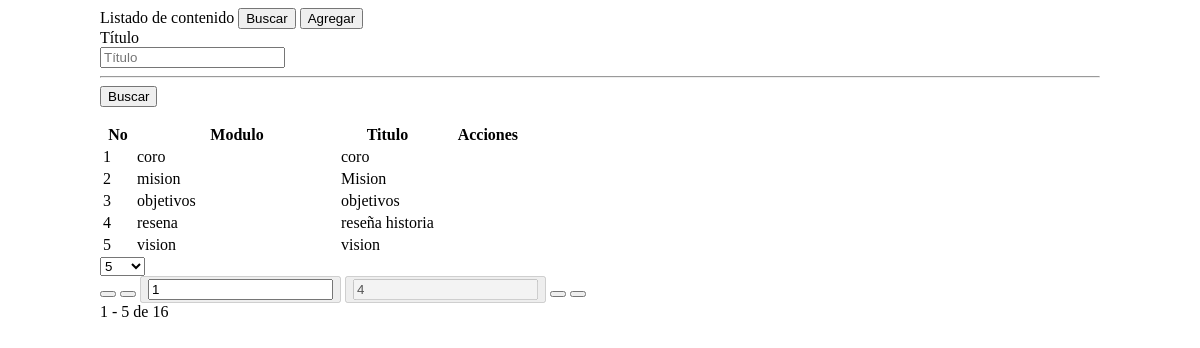
Screenshot of /modulos/contenido/index.php with the database file from the repository.
### tables this page shows
CREATE TABLE `contenido` (
  `id_contenido` int(11) NOT NULL,
  `modulo` varchar(100) NOT NULL,
  `titulo` varchar(100) NOT NULL,
  `contenido` mediumtext NOT NULL
);

### modulos/contenido/listado.php (the view, shortened to what this page needs)
<?php
require_once("conexion.php");
if (isset($_GET['pagina_actual'])) {
    $pagina = $_GET['pagina_actual'];
} else {
    $pagina = 1;
}
if (isset($_GET['num_registros'])) {
    $num_registros = $_GET['num_registros'];
} else {
    $num_registros = 5;
}
$filtros = "";
$sql = "SELECT
            id_contenido, modulo, titulo
            FROM
            contenido c
        WHERE TRUE $filtros
                ";
$sql_cantidad = "SELECT COUNT(*) AS cantidad FROM ( $sql ) AS t
";
$rs_cantidad = mysqli_query($conexion, $sql_cantidad);
$row_cantidad = mysqli_fetch_assoc($rs_cantidad);
$cantidad = $row_cantidad['cantidad'];
$num_paginas = ceil($cantidad / $num_registros);
$inicio = ($pagina - 1) * $num_registros;
$sql .= " ORDER BY titulo LIMIT $inicio, $num_registros  ";
?>
<table class="table table-striped">
    <thead>
        <tr>
            <th style="width: 30px;">No</th>
            <th style="width: 200px;">Modulo</th>
            <th style="">Titulo</th>
            <th style="width: 100px;">Acciones</th>
        </tr>
    </thead>
    <tbody>
        <?php
        $num = $inicio + 1;
        $rs = mysqli_query($conexion, $sql);
        while ($row = mysqli_fetch_assoc($rs)) {
            echo "<tr>";
            echo "<td>$num</td>";
            echo "<td>$row[modulo]</td>";
            echo "<td>$row[titulo]</td>";
            echo "<td class='acciones'>
                    <a href='javascript:;' class='eliminar' onclick='eliminar(\"$row[id_contenido]\")'>
                        <i class='fas fa-trash'></i>
                    </a>
                    <a href='javascript:;' class='modificar' onclick='modificar(\"$row[id_contenido]\")'>
                        <i class='fas fa-pencil-alt modificar'></i>
                    </a>
                </td>";
            echo "</tr>";
            $num++;
        }
        ?>
    </tbody>
</table>
<div class="card-footer">
    <form class="text-center" id="formulario-paginacion">
        <select id="num_registros" name="num_registros">
            <option value="5">5</option>
        </select>
<div class="btn-group" role="group" aria-label="Basic example">
      <button type="button" class="btn btn-primary btn-rounded btn-sm" id="btn-inicio"><i class="fas fa-angle-double-left"></i></button>
      <button type="button" class="btn btn-primary btn-rounded btn-sm" id="btn-anterior"><i class="fas fa-angle-left"></i></button>
      <button type="button" class="btn btn-primary btn-rounded btn-sm" disabled><input class="utch" type="text" value="<?php echo $pagina ?>" id="pagina_actual" name="pagina_actual"></button>
      <button type="button" class="btn btn-primary btn-rounded btn-sm" disabled><input class="utch" type="text" value="<?php echo $num_paginas ?>" id="num_paginas" disabled></button>
      <button type="button" class="btn btn-primary btn-rounded btn-sm" id="btn-siguiente"><i class="fas fa-angle-right"></i></button>
      <button type="button" class="btn btn-primary btn-rounded btn-sm" id="btn-final"><i class="fas fa-angle-double-right"></i></button>
</div>
                <?php
                $desde = $inicio + 1;
                $hasta = $inicio+ $num_registros;
                echo "$desde - $hasta de $cantidad";
                ?>
    </form>
</div>

### modulos/contenido/index.php (shortened to what this page needs)
<div id="contenedor-listado" class="content mt-3" style="max-width:1000px; margin:auto">
    <div class="card">
        <div class="card-header">
            Listado de contenido
            <button id="btn-mostrar-filtros" class="btn btn-sm btn-secondary float-right ml-1">Buscar</button>
            <button id="btn-agregar" class="btn btn-sm btn-secondary float-right ml-1">Agregar</button>
        </div>
        <div id="div-formulario-busqueda" class="card-body d-none">
            <form id="formulario-busqueda">
                <div class="form-group row">
                    <label for="b-titulo" class="col-sm-3 col-form-label">Título</label>
                    <div class="col-sm-9">
                        <input type="text" class="form-control" name="titulo" id="b-titulo" placeholder="Título">
                    </div>
                </div>
                <hr />
                <div class="form-group row mb-0">
                    <div class="col-sm-12 text-right">
                        <button type="button" id="btn-buscar" class="btn btn-sm btn-secondary">Buscar</button>
                    </div>
                </div>
            </form>
        </div>
        <div id="listado">
            <?php
            require_once("listado.php");
            ?>
        </div>
    </div>
</div>

### rows the page displays
contenido: modulo "coro", titulo "coro"
contenido: modulo "mision", titulo "Mision"
contenido: modulo "objetivos", titulo "objetivos"
contenido: modulo "resena", titulo "reseña historia"
contenido: modulo "vision", titulo "vision"

### other values shown
$desde "1"
$hasta "5"
$cantidad "16"
